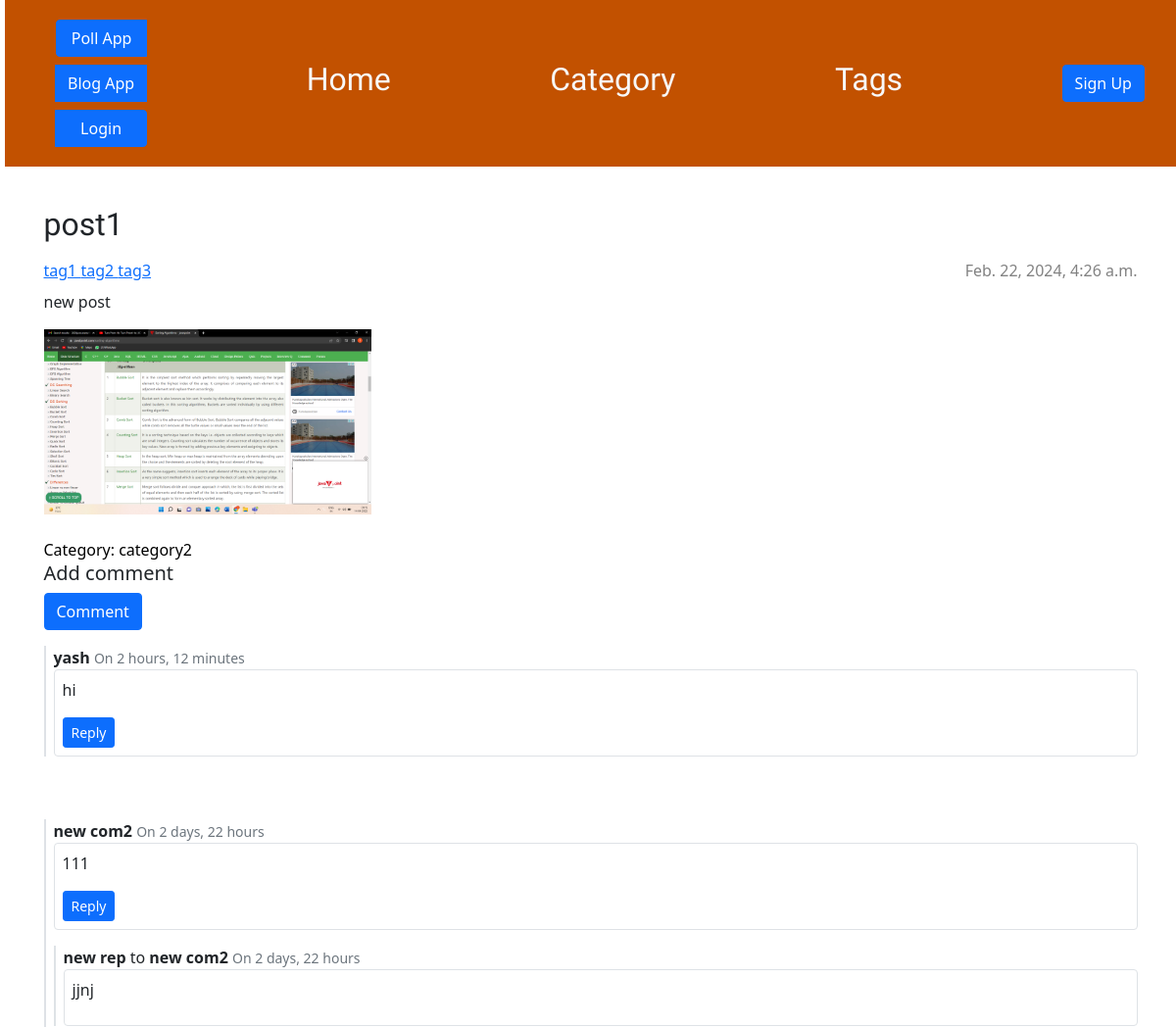
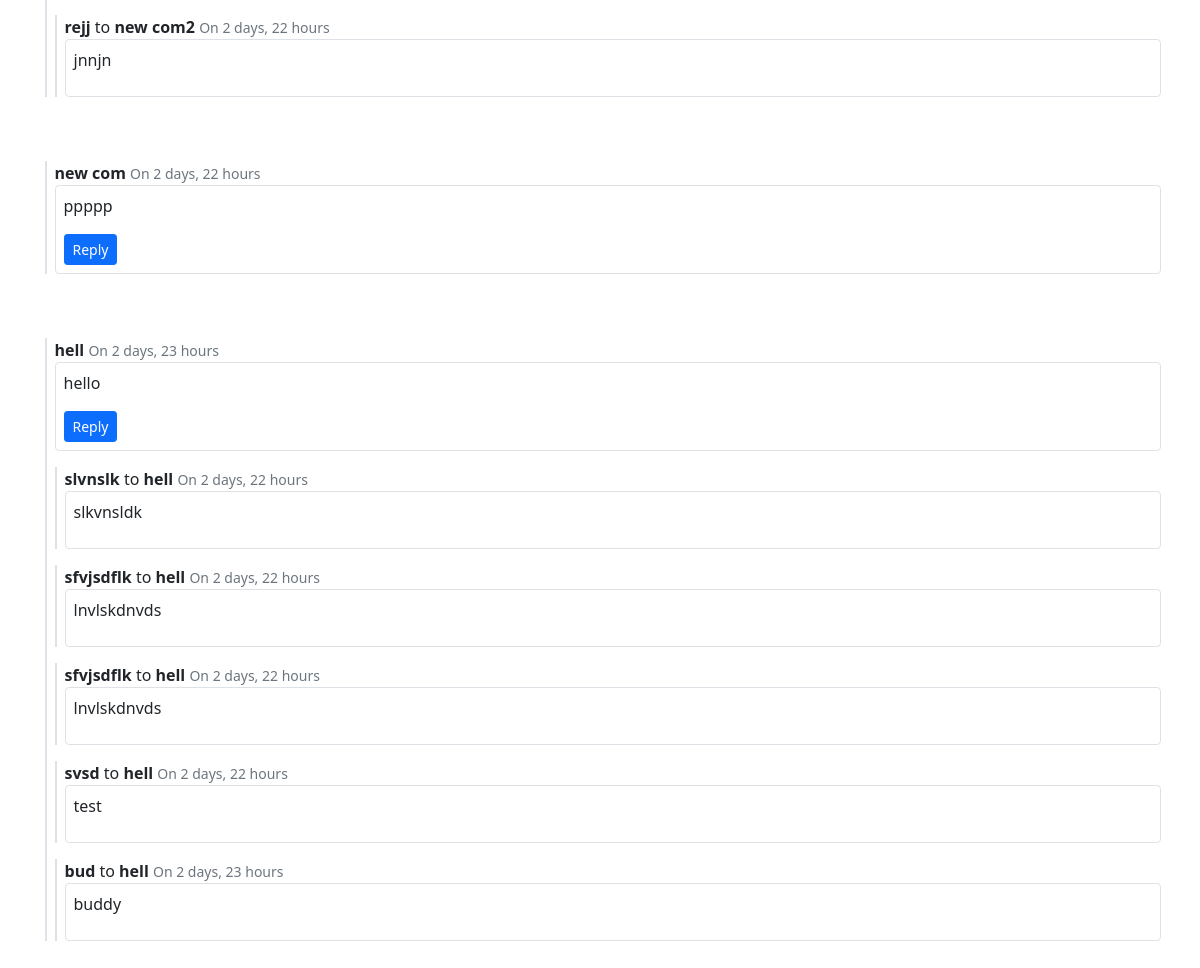
Screenshot of /post/post1/ with the database file from the repository (2 pictures, top to bottom).
### blog/models.py (models this page shows, shortened)
class Post(models.Model):
    category = models.ForeignKey(Category, on_delete=models.SET_NULL,blank=True, null=True,)
    author = models.ForeignKey(settings.AUTH_USER_MODEL, on_delete=models.CASCADE)
    title = models.CharField(max_length=200)
    slug = AutoSlugField(populate_from ='title' , unique = True, null = True , default=None )
    text = models.TextField()
    created_date = models.DateTimeField(default=timezone.now)
    published_date = models.DateTimeField(blank=True, null=True)
    thumbnails = models.ImageField(upload_to='thumbnails/', default=None)
    featured_image = models.ImageField(upload_to='uploads/', default= None)
    tags = models.ManyToManyField(Tag)
    def get_comments(self):
        return Comment.objects.filter(post=self, parent__isnull=True, active=True)
    def get_absolute_url(self):
        return reverse('blog:post_detail' ,kwargs={"slug": self.slug})

class Tag(models.Model):
    title= models.CharField(max_length=100,unique=True)
    slug = AutoSlugField(populate_from="title", unique=True, null = True , default=None)

class Category(models.Model):
    title = models.CharField(max_length=100, unique= True)
    slug = AutoSlugField(populate_from="title", unique=True)

class Comment(models.Model):
    user = models.ForeignKey(settings.AUTH_USER_MODEL, on_delete=models.CASCADE,null=True)
    post = models.ForeignKey(Post,on_delete=models.CASCADE, related_name="comments")
    text = models.TextField(null=True)
    name = models.CharField(max_length=50)
    body = models.TextField(blank=True)
    created = models.DateTimeField(auto_now_add=True)
    updated = models.DateTimeField(auto_now=True)
    active = models.BooleanField(default=True)
    parent = models.ForeignKey("self", null=True, blank=True, on_delete=models.CASCADE)
    class Meta:
        ordering = ('-created',)
    def get_comments(self):
        return Comment.objects.filter(parent=self).filter(active=True)

### blog/views.py (the view)
# urls.py: path('post/<slug:slug>/' , views.post_detail , name = 'post_detail'),
def post_detail(request,slug):
    post = get_object_or_404(Post, slug=slug)
    comments = post.comments.filter(active=True)
    new_comment = None
    if request.method == 'POST':
        comment_form = CommentForm(data = request.POST)
        if comment_form.is_valid():
            new_comment = comment_form.save(commit=False)
            new_comment.post=post
            new_comment.save()
            return redirect('blog:post_detail' , slug = slug)
    else:
        comment_form =CommentForm()
    return render(request, 'blog/post_detail.html', {'post': post ,'new_comment' : new_comment ,'comments':comments , 'comment_form' : comment_form})

### blog/templates/blog/post_detail.html (shortened to what this page needs)
{% extends 'blog/base.html' %}
{% load static %}
{% block content %}
    <link rel="stylesheet" href="https://cdn.jsdelivr.net/npm/bootstrap@5.1.3/dist/css/bootstrap.min.css"
>
    <article class="post w-100">
        <h2 class="card-title mb-3 custom-font text-decoration-none">{{ post.title }}</h2>
        {% if post.published_date %}
            <time class="date">
                {{ post.published_date }}
            </time>
        {% endif %}
        <div class="tags mb-2 mt-2">
            {% for tag in post.tags.all %}
            <a href="{% url 'blog:tag_post' tag_title=tag.title %}" class=" tag">
                {{ tag.title }}
            </a>
            {% endfor %}
        </div>
        <p>{{ post.text|linebreaksbr }}</p>
        <img src="{{ post.featured_image.url }}" alt = "{{ post.title}}"width="30%" height="30%">
        <br><br>
        {% if post.category %}
            <a class="text-decoration-none text-black" href="{% url 'blog:cat_post' category_slug=post.category.title %}">
                <p class="card-text text-decoration-none">Category: {{ post.category.title }}</p>
            </a>
        {% endif %}
        <h5>Add comment</h5>
        <form method="post" action="">
            <button type="submit" class="btn btn-primary" onclick="showCommentBox()">Comment</button>
        </form>
        {% if not post.comments.all %}
            No comments yet
        {% else %}
        {% for comment in post.get_comments %}
        {% include 'blog/comment.html' with comment=comment %}
                  <div >
                      <br><br>
                 </div>
          {% endfor %}
        {% endif %}
    </article>
{% endblock %}

### blog/templates/blog/comment.html (shortened to what this page needs)
<div class="border-0 border-start border-2 ps-2" id="{{comment.id}}">
    <div class="mt-3">
        <strong>{{comment.name}}</strong>
        {% if comment.parent %}
        to <strong>{{comment.parent.name}}</strong>
        {% endif %}
        <small class="text-muted">On {{ comment.created|timesince }}</small>
    </div>
    <div class="border p-2 rounded">
        <p>{{comment.body}}</p>
        {% if not comment.parent %}
        <button class="btn btn-primary btn-sm" onclick="handleReply({{comment.id}})">Reply</button>
        {% endif %}
    </div>
    {% for child_comment in comment.get_comments %}
    {% include 'blog/comment.html' with comment=child_comment %}
    {% endfor %}
</div>

### blog/static/css/blog.css (style rules this page uses)
body { padding-left: 5px; }
h1, h2, h3, h4 { font-family: 'Lobster', cursive; }
.date { color: #828282; }
.post { margin-bottom: 70px; }
.post > .date, .post > .actions { float: right; }

### rows the page displays
Post: title "post1", published_date "Feb. 22, 2024, 4:26 a.m.", text "new post", featured_image (picture), category "category2"
Tag: title "tag1"
Tag: title "tag2"
Tag: title "tag3"
Comment: name "yash", created "2 hours, 12 minutes", body "hi"
Comment: name "new com2", created "2 days, 22 hours", body "111"
Comment: name "new rep", parent.name "new com2", created "2 days, 22 hours", body "jjnj"
Comment: name "rejj", parent.name "new com2", created "2 days, 22 hours", body "jnnjn"
Comment: name "new com", created "2 days, 22 hours", body "ppppp"
Comment: name "hell", created "2 days, 23 hours", body "hello"
Comment: name "slvnslk", parent.name "hell", created "2 days, 22 hours", body "slkvnsldk"
Comment: name "sfvjsdflk", parent.name "hell", created "2 days, 22 hours", body "lnvlskdnvds"
Comment: name "sfvjsdflk", parent.name "hell", created "2 days, 22 hours", body "lnvlskdnvds"
Comment: name "svsd", parent.name "hell", created "2 days, 22 hours", body "test"
Comment: name "bud", parent.name "hell", created "2 days, 23 hours", body "buddy"
